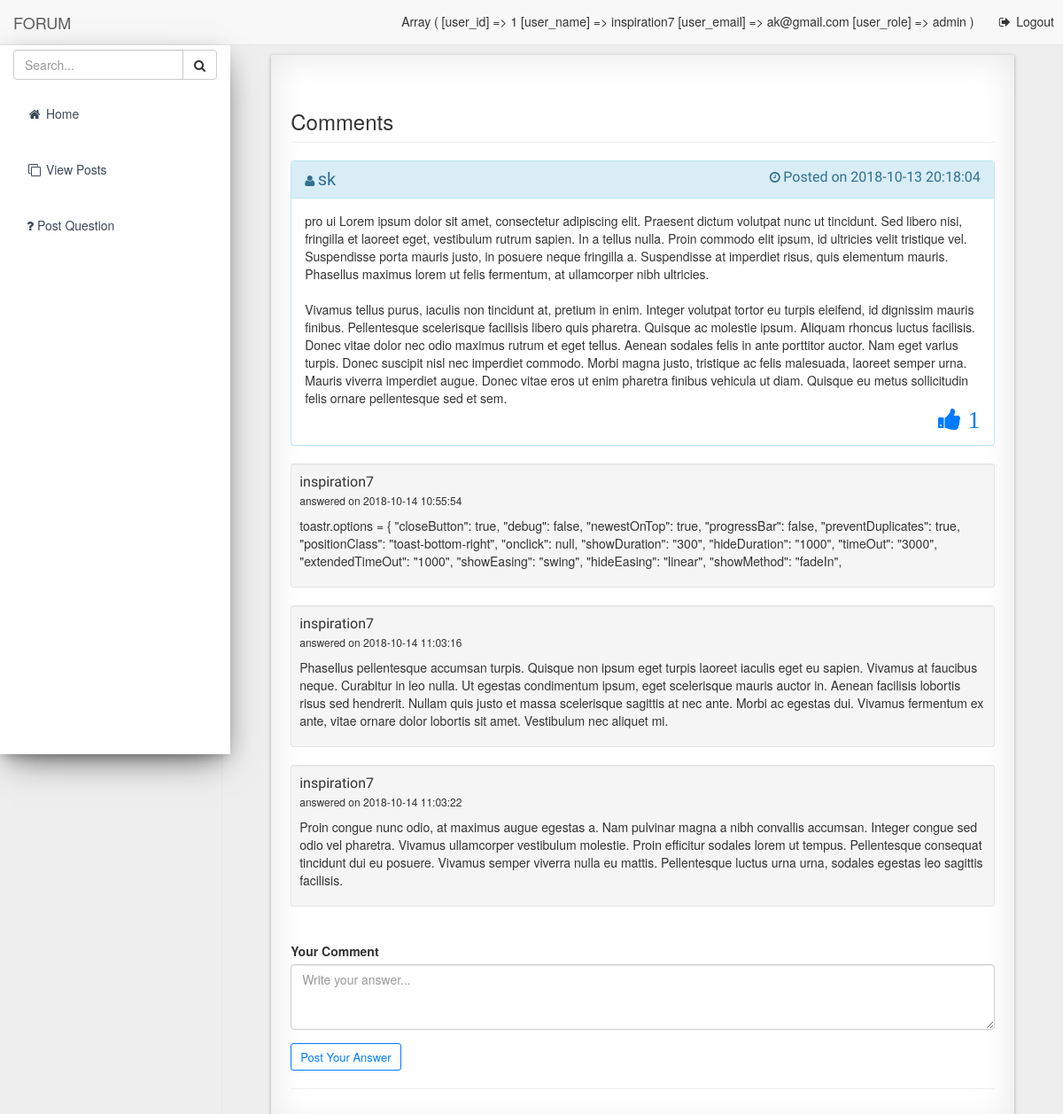
Page /posts/comments.php?post_id=71&post_user_id=4 (signed in) on the committed database.
### tables this page shows
CREATE TABLE `users` (
  `user_id` int(11) NOT NULL,
  `first_name` varchar(255) NOT NULL,
  `last_name` varchar(255) NOT NULL,
  `user_name` varchar(255) NOT NULL,
  `user_password` varchar(255) NOT NULL,
  `user_email` varchar(255) NOT NULL,
  `user_dob` date NOT NULL,
  `user_branch` varchar(255) NOT NULL,
  `user_posts` int(11) NOT NULL,
  `user_role` varchar(255) NOT NULL,
  `user_profile_img` text NOT NULL,
  `user_created_at` datetime NOT NULL,
  `is_deleted` bit(1) NOT NULL DEFAULT b'0',
  `deleted_by` int(11) NOT NULL,
  `deleted_at` datetime NOT NULL
);

CREATE TABLE `posts` (
  `post_id` int(11) NOT NULL,
  `post_content` text NOT NULL,
  `post_image` text NOT NULL,
  `post_user_id` int(11) NOT NULL,
  `post_tags` mediumtext NOT NULL,
  `created_at` datetime NOT NULL,
  `deleted_at` datetime NOT NULL,
  `is_deleted` bit(1) NOT NULL DEFAULT b'0',
  `deleted_by` int(11) NOT NULL,
  `updated_at` datetime NOT NULL,
  `updated_by` int(11) NOT NULL,
  `post_points` int(11) NOT NULL
);

CREATE TABLE `comments` (
  `comment_id` int(11) NOT NULL,
  `comment_post_id` int(11) NOT NULL,
  `comment_author` varchar(255) NOT NULL,
  `comment_author_id` int(11) NOT NULL,
  `comment_content` text NOT NULL,
  `created_at` datetime NOT NULL,
  `updated_at` datetime NOT NULL,
  `is_deleted` bit(1) NOT NULL DEFAULT b'0',
  `deleted_by` int(11) NOT NULL
);

### classes/Users.php (called while the page is built, shortened)
<?php
	require_once("Database.php");
	class Users {
		private $connection;
		public function __construct() {
			global $database;
			$this->connection = $database->getConnection();
		}
		public function getUserDetailsById($user_id, $columns) {
			$sql = "SELECT $columns FROM users WHERE user_id = $user_id";
			$result_set = $this->connection->query($sql);
			return $result_set;
		}
	}
?>

### classes/Database.php (called while the page is built, shortened)
<?php
    class Database {
        private $servername;
        private $username;
        private $password;
        private $database;
        private $connection;
        public function __construct() {
            $this->servername = "localhost";
            $this->username = "aniket";
            $this->password = "aniket";
            $this->database = "forumdb";
        }
        public function connectDB() {
            $this->connection = new mysqli($this->servername, $this->username, $this->password, $this->database);
        }
        public function getConnection() {
            return $this->connection;
        }
    }
    $database = new Database();
?>

### classes/Posts.php (called while the page is built, shortened)
<?php
	require_once("Database.php");
	require_once("Users.php");
	class Posts {
		private $connection;
		public function __construct() {
			global $database;
			$this->connection = $database->getConnection();
		}
		public function getPostById($post_id, $columns) {
			$sql = "SELECT $columns FROM posts WHERE post_id = $post_id";
			$result_set = $this->connection->query($sql);
			return $result_set;
		}
	}
?>

### classes/Comments.php (called while the page is built, shortened)
<?php
	require_once("Database.php");
	class Comments {
		private $connection;
		public function __construct() {
			global $database;
			$this->connection = $database->getConnection();
		}
		public function getAllCommentsByPostId($comment_post_id) {
			$sql = "SELECT * FROM comments WHERE comment_post_id = $comment_post_id AND is_deleted = 0";
			$result_set = $this->connection->query($sql);
			return $result_set;
		}
	}
?>

### posts/comments.php (the view, shortened to what this page needs)
<!DOCTYPE html>
<html lang="en">
<?php
    require_once("../ui-elements/header.php");
?>
<body>
    <div id="wrapper">
        <?php
            require_once("../ui-elements/navigation.php");
        ?>
        <div id="page-wrapper">
            <div class="container-fluid container-fluid-mine effect8 padding-mine">
                <div class="row">
                    <div class="col-lg-12">
                        <h3 class="page-header">Comments</h3>
                    </div>
                </div>
                <?php
                    require_once("../classes/Posts.php");
                    require_once("../classes/Users.php");
                    if(isset($_GET['post_id'])) {
                        $posts = new Posts();
                        $resultant_row = $posts->getPostById($_GET['post_id'], "*");
                        extract(mysqli_fetch_assoc($resultant_row));
                        $users = new Users();
                        $resultant_row = $users->getUserDetailsById($post_user_id, "user_name");
                        extract(mysqli_fetch_assoc($resultant_row));
                ?>
                        <div class="panel panel-info">
                            <div class="panel-heading">
                                <i class="fa fa-user" aria-hidden="true"> <div style="font-size: 20px; font-family: 'Cantora One'; display: inline;"><?php echo $user_name; ?></div></i>
                                <i class="fa fa-clock-o" aria-hidden="true" style="float: right;"> <div style="font-size: 16px; font-family: 'Cantora One'; display: inline;">Posted on <?php echo $created_at; ?></div></i>
                            </div>
                            <div class="panel-body">
                                <?php echo $post_content; ?>
                                <i class="fa fa-thumbs-up fa-2x" aria-hidden="true" style="float: right; color: #007bff;  letter-spacing:.25px;"> <?php echo $post_points; ?></i>
                            </div>
                        </div>
                <?php
                    }
                ?>
                <?php
                    require_once("../classes/Comments.php");
                    $comments = new Comments();
                    $result_set = $comments->getAllCommentsByPostId($_GET['post_id']);
                    while($row = mysqli_fetch_assoc($result_set)) {
                        extract($row);
                ?>
                <div id="all_comments">
                    <div class="well well-sm">
                        <div style="font-size: 16px; font-family: 'Cantora One';"><?php echo $comment_author; ?></div>
                        <div style="font-size: 12px;">answered on <?php echo $created_at; ?></div>
                        <p><?php echo $comment_content; ?></p>
                    </div>
                </div>
                <?php
                    }
                ?>
                <div class="form-group">
                    <br>
                    <label for="comment_content">Your Comment</label>
                    <textarea id="comment_content" name="comment_content" class="form-control" placeholder="Write your answer..." rows="3"></textarea>
                </div>
                <button class="btn btn-outline btn-success-mine btn-sm" style="font-size: 13px;" id="post_comment" name="post_comment">Post Your Answer</button>
                <hr>
            </div>
        </div>
    </div>
</body>
</html>

### assets/css/myStyles.css (style rules this page uses)
.btn-success-mine.btn-outline { color: #007bff; }
.btn-success-mine { color: #007bff; border-color: #007bff; }
div#page-wrapper>div.container-fluid-mine { margin: 25px; margin-top: 7%; background: #fff!important; }
.padding-mine { padding: 2.5%; }
.effect8 { position:relative; -webkit-box-shadow:0 1px 4px rgba(0, 0, 0, 0.3), 0 0 40px rgba(0, 0, 0, 0.1) inset; -moz-box-shadow:0 1px 4px rgba(0, 0, 0, 0.3), 0 0 40px rgba(0, 0, 0, 0.1) inset; box-shadow:0 1px 4px rgba(0, 0, 0, 0.3), 0 0 40px rgba(0, 0, 0, 0.1) inset; }
.effect8:before, .effect8:after { content:""; position:absolute; z-index:-1; -webkit-box-shadow:0 0 20px rgba(0,0,0,0.8); -moz-box-shadow:0 0 20px rgba(0,0,0,0.8); box-shadow:0 0 20px rgba(0,0,0,0.8); top:10px; bottom:10px; left:0; right:0; -moz-border-radius:100px / 10px; border-radius:100px / 10px; }
.effect8:after { right:10px; left:auto; -webkit-transform:skew(8deg) rotate(3deg); -moz-transform:skew(8deg) rotate(3deg); -ms-transform:skew(8deg) rotate(3deg); -o-transform:skew(8deg) rotate(3deg); transform:skew(8deg) rotate(3deg); }

### rows in the picture
users: user_name "sk"
posts: created_at "2018-10-13 20:18:04", post_content "pro ui Lorem ipsum dolor sit amet, consectetur adipiscing elit. Praesent dictum volutpat nunc ut tincidunt. Sed libero nisi, fringilla et laoreet eget, vestibulum rutrum sapien. In a tellus nulla. Proin commodo elit ipsum, id ultricies velit tristique vel. Suspendisse porta mauris justo, in posuere neque fringilla a. Suspendisse at imperdiet risus, quis elementum mauris. Phasellus maximus lorem ut felis fermentum, at ullamcorper nibh ultricies. Vivamus tellus purus, iaculis non tincidunt at, pretium in enim. Integer volutpat tortor eu turpis eleifend, id dignissim mauris finibus. Pellentesque scelerisque facilisis libero quis pharetra. Quisque ac molestie ipsum. Aliquam rhoncus luctus…", post_points "1"
comments: comment_author "inspiration7", created_at "2018-10-14 10:55:54", comment_content "toastr.options = { \"closeButton\": true, \"debug\": false, \"newestOnTop\": true, \"progressBar\": false, \"preventDuplicates\": true, \"positionClass\": \"toast-bottom-right\", \"onclick\": null, \"showDuration\": \"300\", \"hideDuration\": \"1000\", \"timeOut\": \"3000\", \"extendedTimeOut\": \"1000\", \"showEasing\": \"swing\", \"hideEasing\": \"linear\", \"showMethod\": \"fadeIn\","
comments: comment_author "inspiration7", created_at "2018-10-14 11:03:16", comment_content "Phasellus pellentesque accumsan turpis. Quisque non ipsum eget turpis laoreet iaculis eget eu sapien. Vivamus at faucibus neque. Curabitur in leo nulla. Ut egestas condimentum ipsum, eget scelerisque mauris auctor in. Aenean facilisis lobortis risus sed hendrerit. Nullam quis justo et massa scelerisque sagittis at nec ante. Morbi ac egestas dui. Vivamus fermentum ex ante, vitae ornare dolor lobortis sit amet. Vestibulum nec aliquet mi."
comments: comment_author "inspiration7", created_at "2018-10-14 11:03:22", comment_content "Proin congue nunc odio, at maximus augue egestas a. Nam pulvinar magna a nibh convallis accumsan. Integer congue sed odio vel pharetra. Vivamus ullamcorper vestibulum molestie. Proin efficitur sodales lorem ut tempus. Pellentesque consequat tincidunt dui eu posuere. Vivamus semper viverra nulla eu mattis. Pellentesque luctus urna urna, sodales egestas leo sagittis facilisis."
